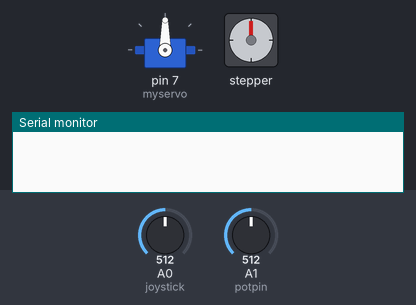
A sketch run on a simulated Arduino Uno, built with avr-gcc and run on an emulated ATmega328P. On the bench: servo, stepper motor, the last lines printed to the serial monitor. The test bench sets the inputs (shaded band); at power-on: A0 (joystick) = 512, A1 (potpin) = 512. Stepper angles assume 2048 steps per turn.

Above: at 1.2 s.
1.3 s: A0 (joystick) set to 489
At 1.8 s:
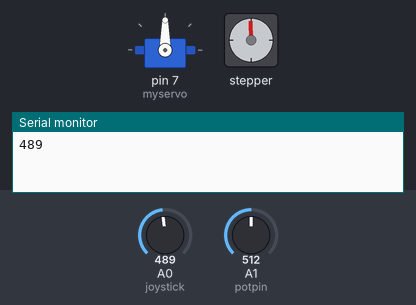
4.3 s: A1 (potpin) set to 716
At 5.3 s:
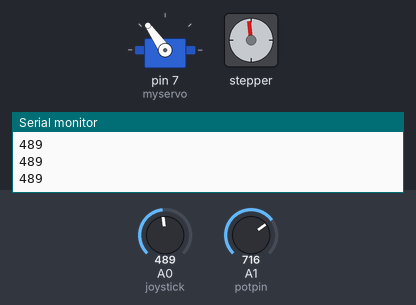
7.3 s: A0 (joystick) set to 306
10.3 s: A0 (joystick) set to 122
13.3 s: A1 (potpin) set to 900
At 13.97 s:
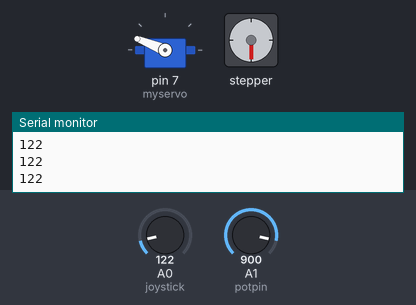
16.3 s: A1 (potpin) set to 1023
At 17.18 s:
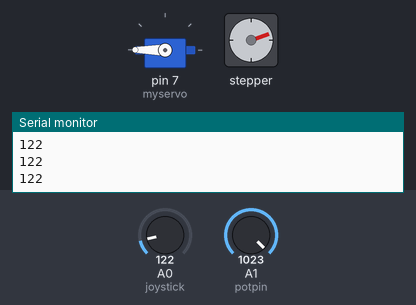
Timing chart, 0 to 22.2 s (numbered marks = the images above; inputs shaded):
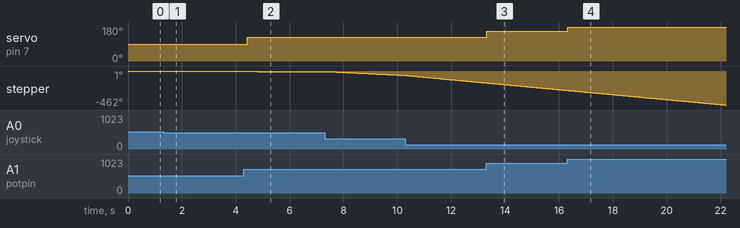

The sketch:

ElevatorAilerons.ino
```cpp
// include Arduino stepper motor library
#include <Stepper.h>
#include <Servo.h>


// define number of steps per revolution
#define STEPS 32

// define stepper motor control pins
#define IN1  11
#define IN2  10
#define IN3   9
#define IN4   8

// initialize stepper library
Stepper stepper(STEPS, IN4, IN2, IN3, IN1);
Servo myservo;
// joystick pot output is connected to Arduino A0
#define joystick  A0

int potpin = 1;
int val;

void setup()
{
  Serial.begin(9600);
   myservo.attach(7);
}

void loop()
{
  val = analogRead(potpin);
  val = map(val, 0, 1023, 0, 180);
  myservo.write(val);

  // read analog value from the potentiometer
  int val = analogRead(joystick);

  // if the joystic is in the middle ===> stop the motor
  if(  (val > 500) && (val < 523) )
  {
    digitalWrite(IN1, LOW);
    digitalWrite(IN2, LOW);
    digitalWrite(IN3, LOW);
    digitalWrite(IN4, LOW);
  }

  else
  {
    // move the motor in the first direction
    if(val >= 523)
    {
      Serial.println(val);                            //PRINT THE VALUE OF 'VAL'

      // map the speed between 5 and 500 rpm
      int speed_ = map(val, 523, 1023, 5, 500);
      // set motor speed
      stepper.setSpeed(speed_);

      // move the motor (1 step)
      stepper.step(5);

      val = analogRead(joystick);
      Serial.println(val);                            //PRINT THE VALUE OF 'VAL'
    }

    // move the motor in the other direction
    if (val <= 500)
    {
      Serial.println(val);                            //PRINT THE VALUE OF 'VAL'
      // map the speed between 5 and 500 rpm
      int speed_ = map(val, 500, 0, 5, 500);
      // set motor speed
      stepper.setSpeed(speed_);

      // move the motor (1 step)
      stepper.step(-5);

      val = analogRead(joystick);
      Serial.println(val);
    }

  }

}
```

Measured:
- after the input at 4.3 s, servo on pin 7 (myservo): 90° → 125° after 0.13 s
- after the input at 13.3 s, servo on pin 7 (myservo): 125° → 158° at once
- after the input at 16.3 s, servo on pin 7 (myservo): 158° → 180° at once
